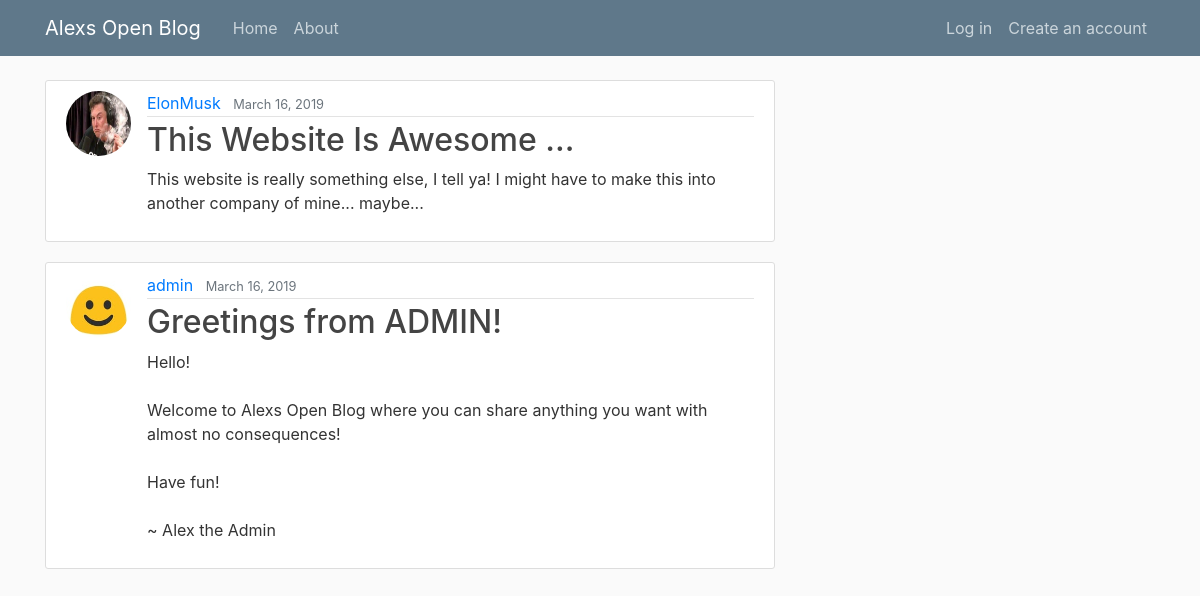
The page / on the database its author committed.
### posts/models.py (models this page shows, shortened)
class Post(models.Model):
	title = models.CharField(max_length=120)
	content = models.TextField(max_length=1200)
	author = models.ForeignKey(User, on_delete=models.CASCADE)	#if user is deleted, delete the posts as well
	date_posted = models.DateTimeField(default=timezone.now)

### users/models.py (models this page shows, shortened)
class Profile(models.Model):
	user = models.OneToOneField(User, on_delete=models.CASCADE) #if user is deleted, then also delete entire profile. but not the other way around.
	profile_pic = models.ImageField(default='default.jpg', upload_to='profile_pics')

### posts/views.py (the view)
# urls.py: path('', PostListView.as_view(), name='posts-home'),
class PostListView(ListView):
	model = Post
	template_name = 'posts/home.html'
	context_object_name = 'submissions'
	ordering = ['-date_posted']			#ensures most recent post is first at the top
	paginate_by = 5

### posts/templates/posts/home.html (shortened to what this page needs)
{% extends "posts/base.html" %}
{% block content %}
	{% for input in submissions %}
		<article class="media content-section">
		  <img class="rounded-circle article-img" src="{{ input.author.profile.profile_pic.url }}">
		  <div class="media-body">
		    <div class="article-metadata">
		      <a class="mr-2" href="{% url 'user-posts' input.author.username %}">{{ input.author }}</a>
		      <small class="text-muted">{{ input.date_posted|date:"F d, Y" }}</small>
		    </div>
		    <h2><a class="article-title" href="{% url 'post-detail' input.id %}">{{ input.title }}</a></h2>
		    <p class="article-content">{{ input.content }}</p>
		  </div>
		</article>
	{% endfor %}
{% endblock content %}

### posts/templates/posts/base.html (shortened to what this page needs)
{% load static %}
<!DOCTYPE html>
<html>
<head>
    <link rel="stylesheet" href="https://maxcdn.bootstrapcdn.com/bootstrap/4.0.0/css/bootstrap.min.css">
    <link rel="stylesheet" type="text/css" href="{% static 'posts/main.css' %}">
</head>
<body>
	<header class="site-header">
	  <nav class="navbar navbar-expand-md navbar-dark bg-steel fixed-top">
	    <div class="container">
	      <a class="navbar-brand mr-4" href="/">Alexs Open Blog</a>
	      <div class="collapse navbar-collapse" id="navbarToggle">
	        <div class="navbar-nav mr-auto">
	          <a class="nav-item nav-link" href="{% url 'posts-home' %}">Home</a>
	          <a class="nav-item nav-link" href="{% url 'posts-about' %}">About</a>
	        </div>
	        <div class="navbar-nav">
	        	{% if user.is_authenticated %}
	        		<a class="nav-item nav-link" href="{% url 'post-create' %}">Create New Post</a>
	        		<a class="nav-item nav-link" href="{% url 'profile' %}">Profile</a>
	        		<a class="nav-item nav-link" href="{% url 'logout' %}">Log out</a>
	        	{% else %}
	         		<a class="nav-item nav-link" href="{% url 'login' %}">Log in</a>
	          		<a class="nav-item nav-link" href="{% url 'register' %}">Create an account</a>
	          	{% endif %}
	        </div>
	      </div>
	    </div>
	  </nav>
	</header>
	<main role="main" class="container">
	  <div class="row">
	    <div class="col-md-8">
	    	{% block content %}
	    	{% endblock %}
	    </div>
	  </div>
	</main>
</body>
</html>

### posts/static/posts/main.css (style rules this page uses)
body { background: #fafafa; color: #333333; margin-top: 5rem; }
h1, h2, h3, h4, h5, h6 { color: #444444; }
.bg-steel { background-color: #5f788a; }
.site-header .navbar-nav .nav-link { color: #cbd5db; }
.content-section { background: #ffffff; padding: 10px 20px; border: 1px solid #dddddd; border-radius: 3px; margin-bottom: 20px; }
.article-title { color: #444444; }
.article-content { white-space: pre-line; }
.article-img { height: 65px; width: 65px; margin-right: 16px; }
.article-metadata { padding-bottom: 1px; margin-bottom: 4px; border-bottom: 1px solid #e3e3e3 }

### rows shown on the page
Post: author.profile.profile_pic (picture), author "ElonMusk", date_posted "March 16, 2019", title "This Website Is Awesome ...", content "This website is really something else, I tell ya! I might have to make this into another company of mine... maybe..."
Post: author.profile.profile_pic (placeholder picture), author "admin", date_posted "March 16, 2019", title "Greetings from ADMIN!", content "Hello! Welcome to Alexs Open Blog where you can share anything you want with almost no consequences! Have fun! ~ Alex the Admin"
